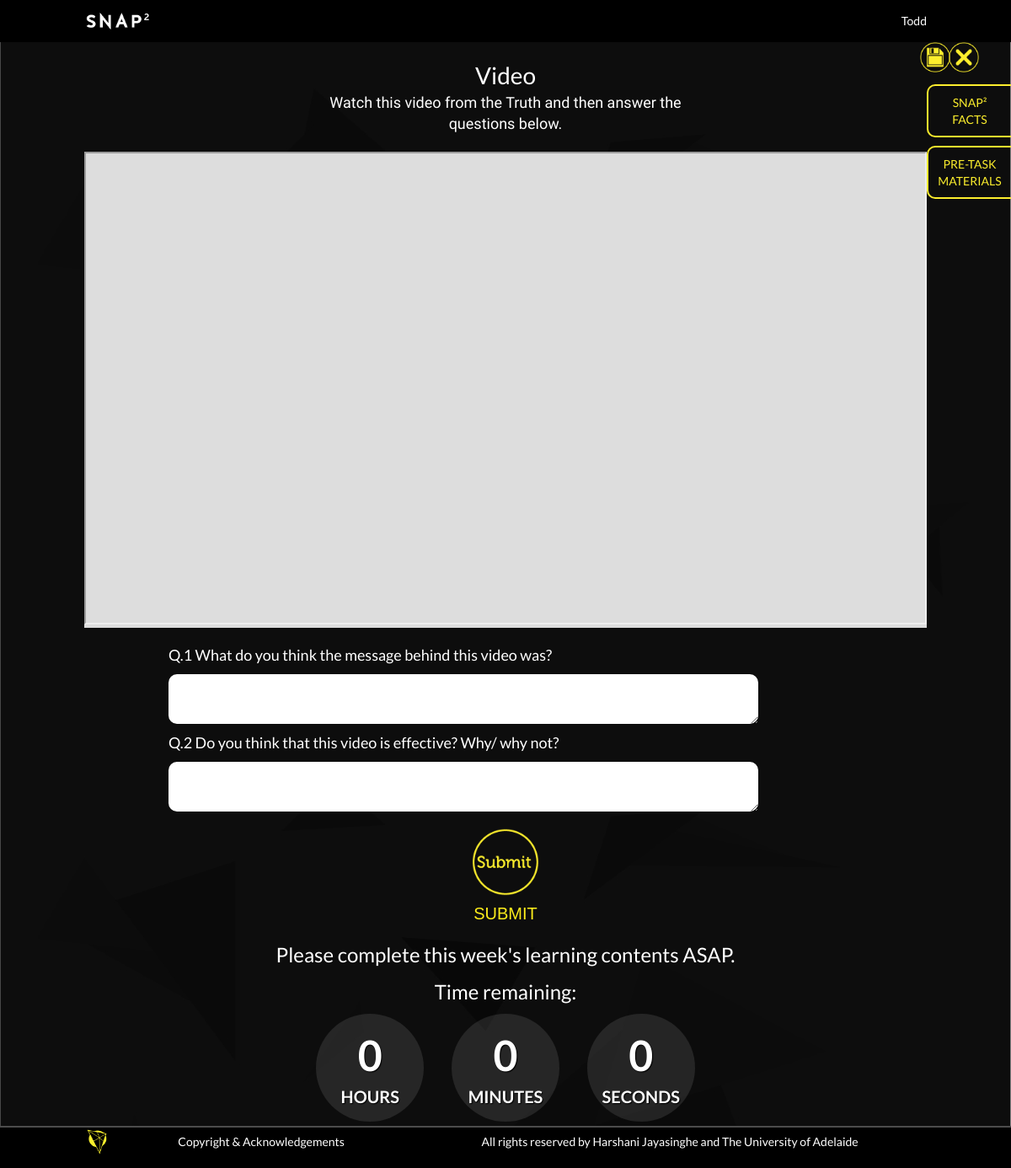
Page /student/video.php?quiz_id=12 (signed in) on the earlier database version.
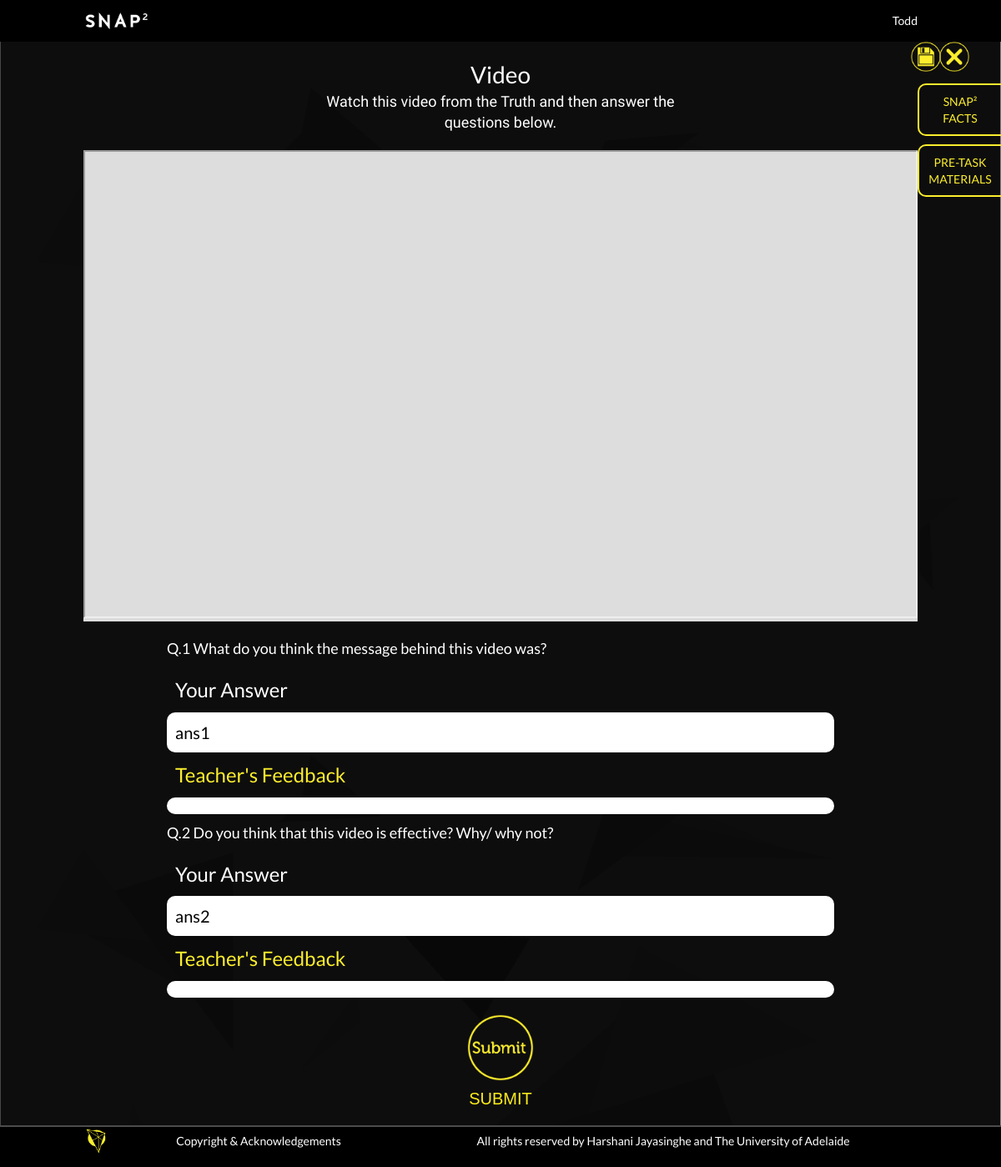
Same page on the later database version.
### tables this page shows
CREATE TABLE `saq_question` (
  `SAQID` mediumint(9) NOT NULL AUTO_INCREMENT,
  `Question` text DEFAULT NULL,
  `Points` mediumint(9) DEFAULT NULL,
  `QuizID` mediumint(9) DEFAULT NULL,
  PRIMARY KEY (`SAQID`),
  KEY `SAQ_Question_QuizID_FK` (`QuizID`),
  CONSTRAINT `SAQ_Question_QuizID_FK` FOREIGN KEY (`QuizID`) REFERENCES `saq_section` (`QuizID`) ON DELETE CASCADE ON UPDATE CASCADE
);

CREATE TABLE `saq_question_record` (
  `StudentID` mediumint(9) NOT NULL DEFAULT 0,
  `SAQID` mediumint(9) NOT NULL DEFAULT 0,
  `Answer` text DEFAULT NULL,
  `Feedback` text DEFAULT NULL,
  `Grading` mediumint(9) DEFAULT NULL,
  PRIMARY KEY (`StudentID`,`SAQID`),
  KEY `SAQ_Question_Record_SAQID_FK` (`SAQID`),
  CONSTRAINT `SAQ_Question_Record_SAQID_FK` FOREIGN KEY (`SAQID`) REFERENCES `saq_question` (`SAQID`) ON DELETE CASCADE ON UPDATE CASCADE,
  CONSTRAINT `SAQ_Question_Record_StudentID_FK` FOREIGN KEY (`StudentID`) REFERENCES `student` (`StudentID`) ON DELETE CASCADE ON UPDATE CASCADE
);

### mysql-lib.php (called while the page is built, shortened)
<?php
function getSAQQuestions(PDO $conn, $quizID)
{
    $saqQuesSql = "SELECT *
                    FROM SAQ_Section NATURAL JOIN SAQ_Question
                    WHERE QuizID = ?
                    ORDER BY SAQID";
    $saqQuesQuery = $conn->prepare($saqQuesSql);
    $saqQuesQuery->execute(array($quizID));
    $saqQuesResult = $saqQuesQuery->fetchAll(PDO::FETCH_OBJ);
    return $saqQuesResult;
}
function getQuizStatus(PDO $conn, $quizID, $studentID)
{
    $statusSql = "SELECT COUNT(*) FROM Quiz_Record
					  WHERE QuizID = ? AND StudentID = ?";
    $statusQuery = $conn->prepare($statusSql);
    $statusQuery->execute(array($quizID, $studentID));
    if ($statusQuery->fetchColumn() == 1) {
        $statusSql = "SELECT `Status` FROM Quiz_Record
						  WHERE QuizID = ? AND StudentID = ?";
        $statusQuery = $conn->prepare($statusSql);
        $statusQuery->execute(array($quizID, $studentID));
        $statusResult = $statusQuery->fetch(PDO::FETCH_OBJ);
        return $statusResult->Status;
    } else {
        return "UNANSWERED";
    }
}
function getSAQRecords(PDO $conn, $quizID, $studentID)
{
    $saqQuesRecordSql = "SELECT StudentID, SAQID, Answer, Feedback, Grading
                   FROM   SAQ_Question_Record NATURAL JOIN SAQ_Question
                   WHERE  QuizID = ? AND StudentID = ?
                   ORDER BY SAQID";
    $saqQuesRecordQuery = $conn->prepare($saqQuesRecordSql);
    $saqQuesRecordQuery->execute(array($quizID, $studentID));
    $saqQuesRecordResult = $saqQuesRecordQuery->fetchAll(PDO::FETCH_OBJ);
    return $saqQuesRecordResult;
}

### student/video.php (the view, shortened to what the changed rows need)
<?php
    require_once("../mysql-lib.php");
    if($_SERVER["REQUEST_METHOD"] == "GET" && isset($_GET["quiz_id"])){
            $quizID = $_GET["quiz_id"];
    } else {
        debug_log("Illegal state!");
        header("location:welcome.php");
        exit;
    }
    $conn = null;
    try {
        $conn = db_connect();
        $status = getQuizStatus($conn, $quizID, $studentID);
        $mediaQuestions = getSAQQuestions($conn, $quizID);
        if ($status != "UNANSWERED") {
            $mediaRecords = getSAQRecords($conn, $quizID, $studentID);
        }
    } catch(Exception $e) {
        if($conn != null) {
            db_close($conn);
        }
        debug_err($e);
        exit;
    }
?>
<!DOCTYPE html>
<html lang="en">
<head>
    <link rel="stylesheet" href="./css/common.css">
</head>
<body>
<div class="page-wrapper">
    <div class="content-wrapper">
        <div class="video-container">
            <div class="video-header">
                <h2 class="h2 video-title">Video</h2>
            </div>
        </div>
        <div class="question-container">
            <form class="question-form ">
<?php
            for($i = 0; $i < count($mediaQuestions); $i++) { ?>
                <label class="question-item">
                    <span class="question-title h5"><?php echo 'Q.'.($i+1).' '.$mediaQuestions[$i]->Question ?></span>
                        <span class="question-content">
<?php               switch ($status) {
                        case "UNANSWERED": ?>
                            <textarea  cols="30" rows="3" class="question-area p2" name="<?php echo $mediaQuestions[$i]->SAQID ?>"></textarea>
<?php                       break;
                        case "UNSUBMITTED": ?>
<?php                       break;
                        case "GRADED": ?>
                            <div class="feedback-title">Your Answer</div>
                            <div class="feedback-content"><?php echo $mediaRecords[$i]->Answer ?></div>
                            <div class="feedback-title feedback-title-hilight">Teacher's Feedback</div>
                            <div class="feedback-content"><?php echo $mediaRecords[$i]->Feedback ?></div>
<?php                       break;
                    } ?>
                        </span>
                </label>
<?php       } ?>
<?php
            if($status=="UNANSWERED" || $status=="UNSUBMITTED") { ?>
                <button type="submit" class="question-submit">
                    <span class="question-submit-icon"></span>
                    SUBMIT
                </button>
<?php       } ?>
<?php
            if($status=="UNGRADED" || $status=="GRADED") { ?>
                <button type="submit" class="question-submit" disabled="disabled">
                    <span class="question-submit-icon"></span>
                    SUBMIT
                </button>
<?php       } ?>
            </form>
        </div>
        <? require("./quiz-timer.php") ?>
    </div>
</div>
</body>
</html>

### student/quiz-timer.php (shortened to what the changed rows need)
<?php
if (isset($status) && $status == "GRADED") return;
?>
<div class="time-remain">
    <h2 class="time-remain-title">Please complete this week's learning contents ASAP.</h2>
    <h2 class="time-remain-title">Time remaining:</h2>
    <div class="countdown countdown-container ">
        <div class="clock clock-row">
            <div class="clock-item clock-hours countdown-time-value ">
                <div class="wrap">
                    <div class="inner">
                        <div id="canvas-hours" class="clock-canvas"></div>
                        <div class="text">
                            <p class="val">0</p>
                            <p class="type-hours type-time">HOURS</p>
                        </div>
                    </div>
                </div>
            </div>
            <div class="clock-item clock-minutes countdown-time-value ">
                <div class="wrap">
                    <div class="inner">
                        <div id="canvas-minutes" class="clock-canvas"></div>
                        <div class="text">
                            <p class="val">0</p>
                            <p class="type-minutes type-time">MINUTES</p>
                        </div>
                    </div>
                </div>
            </div>
            <div class="clock-item clock-seconds countdown-time-value">
                <div class="wrap">
                    <div class="inner">
                        <div id="canvas-seconds" class="clock-canvas"></div>
                        <div class="text">
                            <p class="val">0</p>
                            <p class="type-seconds type-time">SECONDS</p>
                        </div>
                    </div>
                </div>
            </div>
        </div>
    </div>
</div>

Differences in the rows shown:
no longer on this page (row unchanged): saq_question: Question "What do you think the message behind this video was?"
no longer on this page (row unchanged): saq_question: Question "Do you think that this video is effective? Why/ why not?"
added saq_question_record: SAQID.Question "What do you think the message behind this video was?", Answer "ans1"
added saq_question_record: SAQID.Question "Do you think that this video is effective? Why/ why not?", Answer "ans2"
Other differences:
text no longer shown: "Please complete this week's learning contents ASAP. Time remaining: 0 HOURS 0 MINUTES 0 SECONDS"
